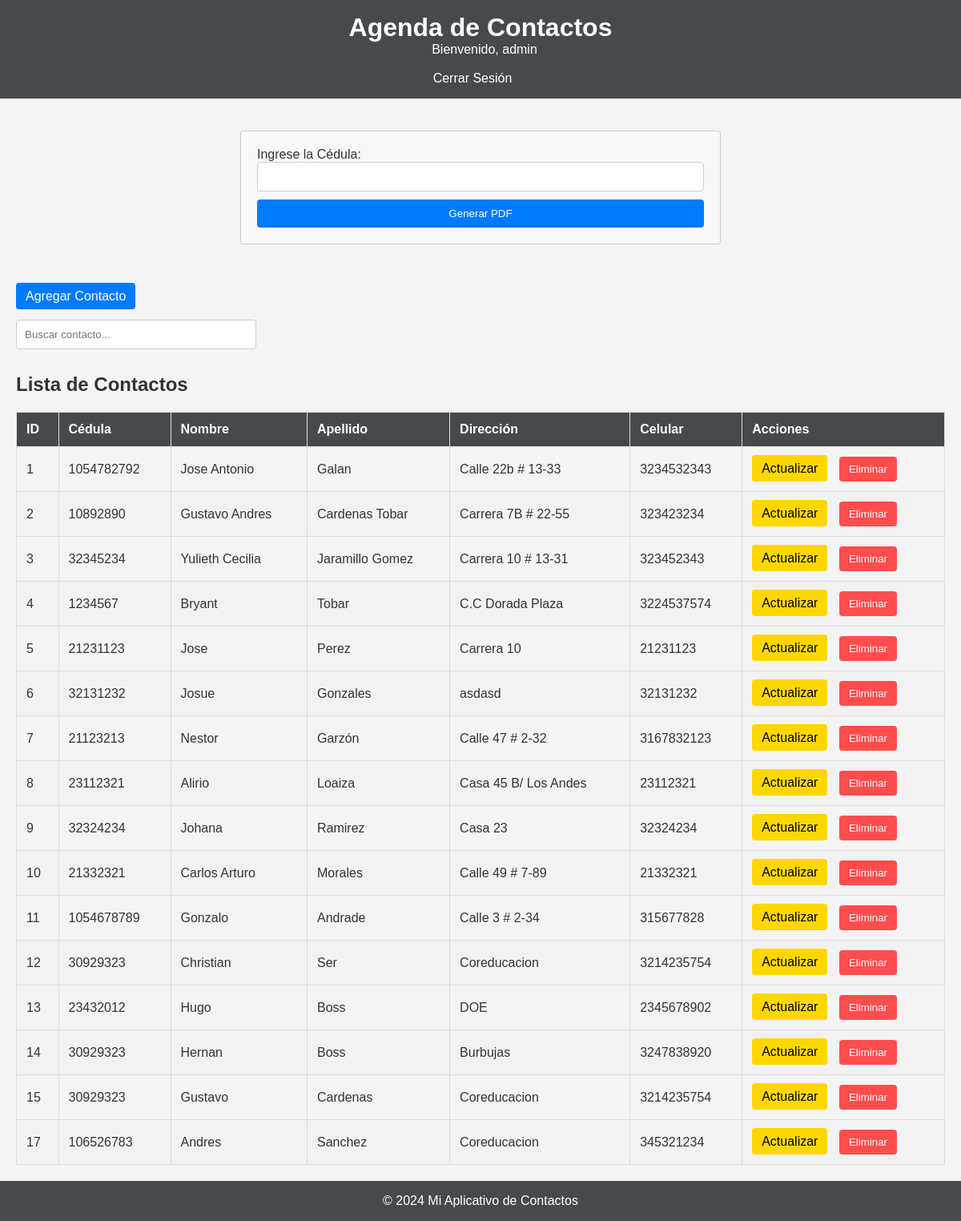
The app's page /vista/contactos.php (signed in) with its own data.
### tables this page shows
CREATE TABLE `contacto` (
  `idcontacto` int(11) NOT NULL,
  `cedula` bigint(20) NOT NULL,
  `nombre` varchar(45) NOT NULL,
  `apellido` varchar(45) NOT NULL,
  `direccion` varchar(45) NOT NULL,
  `celular` bigint(20) NOT NULL
);

### vista/contactos.php (the view, shortened to what this page needs)
<!DOCTYPE html>
<html lang="es">
<head>
    <link rel="stylesheet" href="../asset/estilos.css">
</head>
<body>
    <header>
        <h1>Agenda de Contactos</h1>
        <nav>
            <ul>
                <li>
                    <span>Bienvenido, <?php echo htmlspecialchars($_SESSION['usuario']); ?></span>
                    <br> <br>
                    <a href="logout.php" class="logout-button">Cerrar Sesión</a>
                </li>
            </ul>
        </nav>
    </header>
    <main>
        <section id="center-contact-form">
            <form method="POST" action="">
                <label for="cedula">Ingrese la Cédula:</label>
                <input type="text" id="cedula" name="cedula" required>
                <button type="submit">Generar PDF</button>
            </form>
        </section> <br> <br>
        <section>
            <a class="success-button" href="agregar.php">Agregar Contacto</a>
        </section>
        <section id="search-section">
            <input type="text" id="search" placeholder="Buscar contacto..." onkeyup="searchContacts()">
        </section>
        <section id="contact-list">
            <h2>Lista de Contactos</h2>
            <table id="contactsTable">
                <thead>
                    <tr>
                        <th>ID</th>
                        <th>Cédula</th>
                        <th>Nombre</th>
                        <th>Apellido</th>
                        <th>Dirección</th>
                        <th>Celular</th>
                        <th>Acciones</th>
                    </tr>
                </thead>
                <tbody>
                    <?php
                    $db = (new Conexion())->getConexion();
                    $query = "SELECT * FROM contacto";
                    $stmt = $db->prepare($query);
                    $stmt->execute();
                    while ($row = $stmt->fetch(PDO::FETCH_ASSOC)) {
                        echo "<tr>
                                <td>{$row['idcontacto']}</td>
                                <td>{$row['cedula']}</td>
                                <td>{$row['nombre']}</td>
                                <td>{$row['apellido']}</td>
                                <td>{$row['direccion']}</td>
                                <td>{$row['celular']}</td>
                                <td>
                                    <a class='update-button' href='modificar.php?idcontacto={$row['idcontacto']}'>Actualizar</a>
                                    <form action='../controlador/contactocontroller.php' method='POST' style='display:inline;'>
                                        <input type='hidden' name='idcontacto' value='{$row['idcontacto']}'>
                                        <input type='hidden' name='action' value='eliminar'>
                                        <button type='submit' class='delete-button' onclick='return confirm(\"¿Estás seguro de que deseas eliminar este contacto?\");'>Eliminar</button>
                                    </form>
                                </td>
                              </tr>";
                    }
                    ?>
                </tbody>
            </table>
        </section>
    </main>
    <footer>
        <p>&copy; 2024 Mi Aplicativo de Contactos</p>
    </footer>
</body>
</html>

### asset/estilos.css (style rules this page uses)
* { margin: 0; padding: 0; box-sizing: border-box; }
body { font-family: 'Arial', sans-serif; background-color: #f4f4f4; color: #333; }
header { background: #464a4d; color: white; padding: 1em; text-align: center; }
nav ul { list-style-type: none; padding: 0; }
nav ul li { display: inline; margin: 0 10px; }
nav ul li a { color: white; text-decoration: none; }
main { padding: 20px; }
table { width: 100%; border-collapse: collapse; margin-top: 20px; }
table, th, td { border: 1px solid #ddd; }
th, td { padding: 8px; text-align: left; }
th { background-color: #464a4d; color: white; }
footer { text-align: center; padding: 1em; background: #464a4d; color: white; position: relative; bottom: 0; width: 100%; }
#search-section { margin: 20px 0; }
#search { padding: 10px; width: 100%; max-width: 300px; border: 1px solid #ccc; border-radius: 4px; }
th, td { padding: 12px; text-align: left; }
tr:nth-child(even) { background-color: #f2f2f2; }
button { background-color: #ff4d4d; color: white; border: none; padding: 8px 12px; border-radius: 4px; cursor: pointer; }
a { text-decoration: none; color: #007BFF; margin-right: 10px; }
#center-contact-form { max-width: 600px; margin: 20px auto; padding: 20px; border: 1px solid #ccc; border-radius: 4px; background-color: #f9f9f9; }
form { display: flex; flex-direction: column; }
input { margin-bottom: 10px; padding: 10px; border: 1px solid #ccc; border-radius: 4px; }
button { background-color: #007BFF; color: white; border: none; padding: 10px; border-radius: 4px; cursor: pointer; }
.update-button { background-color: #FFD700; color: black; padding: 8px 12px; border: none; border-radius: 4px; text-decoration: none; cursor: pointer; }
.delete-button { background-color: #FF4D4D; color: white; padding: 8px 12px; border: none; border-radius: 4px; cursor: pointer; }
.success-button { background-color: #007BFF; color: white; padding: 8px 12px; border: none; border-radius: 4px; cursor: pointer; }

### records on screen
contacto: idcontacto "1", cedula "1054782792", nombre "Jose Antonio", apellido "Galan", direccion "Calle 22b # 13-33", celular "3234532343"
contacto: idcontacto "2", cedula "10892890", nombre "Gustavo Andres", apellido "Cardenas Tobar", direccion "Carrera 7B # 22-55", celular "323423234"
contacto: idcontacto "3", cedula "32345234", nombre "Yulieth Cecilia", apellido "Jaramillo Gomez", direccion "Carrera 10 # 13-31", celular "323452343"
contacto: idcontacto "4", cedula "1234567", nombre "Bryant", apellido "Tobar", direccion "C.C Dorada Plaza", celular "3224537574"
contacto: idcontacto "5", cedula "21231123", nombre "Jose", apellido "Perez", direccion "Carrera 10", celular "21231123"
contacto: idcontacto "6", cedula "32131232", nombre "Josue", apellido "Gonzales", direccion "asdasd", celular "32131232"
contacto: idcontacto "7", cedula "21123213", nombre "Nestor", apellido "Garzón", direccion "Calle 47 # 2-32", celular "3167832123"
contacto: idcontacto "8", cedula "23112321", nombre "Alirio", apellido "Loaiza", direccion "Casa 45 B/ Los Andes", celular "23112321"
contacto: idcontacto "9", cedula "32324234", nombre "Johana", apellido "Ramirez", direccion "Casa 23", celular "32324234"
contacto: idcontacto "10", cedula "21332321", nombre "Carlos Arturo", apellido "Morales", direccion "Calle 49 # 7-89", celular "21332321"
contacto: idcontacto "11", cedula "1054678789", nombre "Gonzalo", apellido "Andrade", direccion "Calle 3 # 2-34", celular "315677828"
contacto: idcontacto "12", cedula "30929323", nombre "Christian", apellido "Ser", direccion "Coreducacion", celular "3214235754"
contacto: idcontacto "13", cedula "23432012", nombre "Hugo", apellido "Boss", direccion "DOE", celular "2345678902"
contacto: idcontacto "14", cedula "30929323", nombre "Hernan", apellido "Boss", direccion "Burbujas", celular "3247838920"
contacto: idcontacto "15", cedula "30929323", nombre "Gustavo", apellido "Cardenas", direccion "Coreducacion", celular "3214235754"
contacto: idcontacto "17", cedula "106526783", nombre "Andres", apellido "Sanchez", direccion "Coreducacion", celular "345321234"

### other values on screen
$_SESSION['usuario'] "admin"
